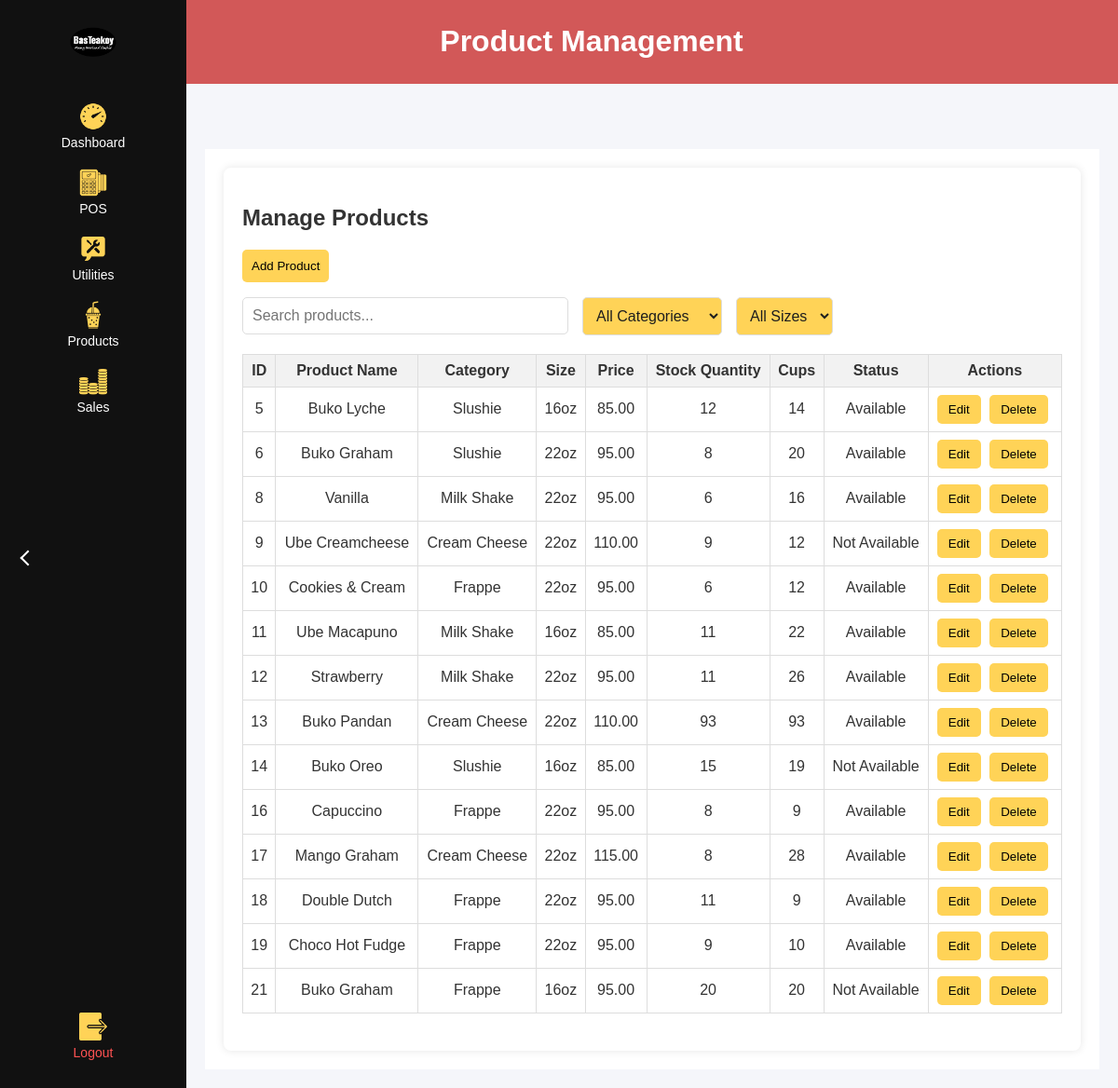
Screenshot of /bkinventory/products.php (signed in) with the database file from the repository.
### tables this page shows
CREATE TABLE `products` (
  `product_id` int(11) NOT NULL,
  `product_name` varchar(100) DEFAULT NULL,
  `product_category` varchar(50) DEFAULT NULL,
  `product_size` varchar(20) DEFAULT NULL,
  `product_selling_price` decimal(10,2) DEFAULT NULL,
  `invested_price` decimal(10,2) DEFAULT NULL,
  `product_stock_quantity` int(11) DEFAULT NULL,
  `product_cups` int(11) DEFAULT NULL,
  `product_status` enum('Available','Not Available') DEFAULT NULL,
  `product_edit_by` int(11) DEFAULT NULL,
  `product_last_edit_by` int(11) DEFAULT NULL,
  `product_last_edited` datetime DEFAULT current_timestamp(),
  `product_image` varchar(255) DEFAULT NULL
);

### bkinventory/products.php (the view, shortened to what this page needs)
<?php
$con = connection();
$query = "SELECT * FROM Products";
$products_result = mysqli_query($con, $query);
?>
<!DOCTYPE html>
<html lang="en">
<head>
    <link rel="stylesheet" href="css/products.css">
</head>
<body>
    <div class="dashboard-container">
    <div class="sidebar">
            <div class="logo">
                <img src="img/logo.png" alt="Logo">
            </div>
            <div class="toggle-arrow">
                <span class="arrow"></span>
            </div>
            <nav>
                <ul>
                    <li><a href="admin_dashboard.php"><img src="img/dashboard.png" alt="Dashboard"><span>Dashboard</span></a></li>
                    <li><a href="admin_pos.php"><img src="img/pos.png" alt="POS"><span>POS</span></a></li>
                    <li><a href="utilities.php"><img src="img/utilities.png" alt="Utilities"><span>Utilities</span></a></li>
                    <li><a href="products.php"><img src="img/products.png" alt="Products"><span>Products</span></a></li>
                    <li><a href="sales.php"><img src="img/sales.png" alt="Sales"><span>Sales</span></a></li>
                </ul>
            </nav>
            <div class="logout">
                <a href="logout.php" onclick="return confirm('Do you want to logout from this page?');">
                    <img src="img/logout.png" alt="Logout">
                    <span>Logout</span>
                </a>
            </div>
    </div>
    <div class="main-content">
            <header class="dashboard-header">
                <h1>Product Management</h1>
            </header>
            <section class="dashboard-content">
                <div class="product-management">
                    <h2>Manage Products</h2>
                    <button id="addProductBtn" class="btn-add">Add Product</button>
                    <div class="search-sort-container">
                        <input type="text" id="searchBar" placeholder="Search products...">
                        <select id="categorySort">
                            <option value="">All Categories</option>
                        </select>
                        <select id="sizeSort">
                            <option value="">All Sizes</option>
                        </select>
                    </div>
                    <table id="productTable">
                        <thead>
                            <tr>
                                <th>ID</th>
                                <th>Product Name</th>
                                <th>Category</th>
                                <th>Size</th>
                                <th>Price</th>
                                <th>Stock Quantity</th>
                                <th>Cups</th>
                                <th>Status</th>
                                <th>Actions</th>
                            </tr>
                        </thead>
                        <tbody>
                        <?php while ($row = $products_result->fetch_assoc()): ?>
                                <tr>
                                    <td><?php echo htmlspecialchars($row['product_id']); ?></td>
                                    <td><?php echo htmlspecialchars($row['product_name']); ?></td>
                                    <td><?php echo htmlspecialchars($row['product_category']); ?></td>
                                    <td><?php echo htmlspecialchars($row['product_size']); ?></td>
                                    <td><?php echo htmlspecialchars($row['product_selling_price']); ?></td>
                                    <td><?php echo htmlspecialchars($row['product_stock_quantity']); ?></td>
                                    <td><?php echo htmlspecialchars($row['product_cups']); ?></td>
                                    <td><?php echo htmlspecialchars($row['product_status']); ?></td>
                                    <td>
                                        <button class="edit-btn"
                                            data-id="<?php echo $row['product_id']; ?>"
                                            data-name="<?php echo htmlspecialchars($row['product_name']); ?>"
                                            data-category="<?php echo htmlspecialchars($row['product_category']); ?>"
                                            data-size="<?php echo htmlspecialchars($row['product_size']); ?>"
                                            data-price="<?php echo htmlspecialchars($row['product_selling_price']); ?>"
                                            data-invested_price="<?php echo htmlspecialchars($row['invested_price']); ?>"
                                            data-stock="<?php echo htmlspecialchars($row['product_stock_quantity']); ?>"
                                            data-cups="<?php echo htmlspecialchars($row['product_cups']); ?>"
                                            data-status="<?php echo htmlspecialchars($row['product_status']); ?>"
                                            data-image="<?php echo htmlspecialchars($row['product_image']); ?>">
                                            Edit
                                        </button>
                                        <button class="delete-btn" data-id="<?php echo $row['product_id']; ?>">Delete</button>
                                    </td>
                                </tr>
                            <?php endwhile; ?>
                        </tbody>
                    </table>
                </div>
            </section>
    </div>
</body>
</html>

### bkinventory/css/products.css (style rules this page uses)
body { font-family: 'Arial', sans-serif; margin: 0; background: #F5F6FA; color: #333; }
.dashboard-container { display: flex; width: 100%; }
.sidebar { position: fixed; top: 0; left: 0; width: 60px; height: 100%; background: #111; color: #fff; overflow: hidden; transition: width 0.3s ease-in-out; z-index: 999; }
.sidebar .logo { text-align: center; padding: 15px 0; display: flex; justify-content: center; align-items: center; height: 60px; }
.sidebar .logo img { width: 100%; max-width: 50px; object-fit: contain; }
.sidebar nav ul { list-style: none; padding: 0; margin: 20px 0; }
.sidebar nav ul li { margin-bottom: 20px; text-align: center; }
.sidebar nav ul li a { text-decoration: none; color: #fff; display: flex; align-items: center; justify-content: center; flex-direction: column; transition: background 0.3s ease-in-out, color 0.3s; }
.sidebar nav ul li a img { width: 30px; margin-bottom: 5px; }
.sidebar nav ul li a span { font-size: 14px; display: none; opacity: 0; transition: opacity 0.3s ease-in-out; }
.sidebar .logout { position: absolute; bottom: 20px; width: 100%; text-align: center; }
.sidebar .logout a { text-decoration: none; color: #ff5252; display: flex; align-items: center; justify-content: center; flex-direction: column; padding: 10px; transition: background 0.3s ease-in-out, color 0.3s; }
.sidebar .logout a img { width: 30px; margin-bottom: 5px; }
.sidebar .logout a span { font-size: 14px; display: none; opacity: 0; transition: opacity 0.3s ease-in-out; }
.main-content { flex: 1; padding: 20px; margin-left: 60px; transition: margin-left 0.3s ease-in-out; }
.dashboard-header { background-color: #D25858; color: white; padding: 5px; text-align: center; position: fixed; width: calc(100% - 60px); top: 0; left: 60px; z-index: 2; }
.sidebar .toggle-arrow { position: absolute; top: 50%; left: 0; width: 60px; height: 30px; background-color: #111; display: flex; justify-content: center; align-items: center; cursor: pointer; z-index: 10; transition: background 0.3s ease-in-out; }
.sidebar .toggle-arrow .arrow { width: 10px; height: 10px; border-left: 2px solid #fff; border-bottom: 2px solid #fff; transform: rotate(45deg); }
.main-content { margin-top: 70px; margin-left: 60px; }
.dashboard-content { background-color: #fff; padding: 20px; margin-top: 70px; }
.edit-btn, .delete-btn { background-color: #FFD357; border: none; padding: 8px 12px; cursor: pointer; margin-right: 5px; border-radius: 5px; }
.product-management { background-color: white; padding: 20px; border-radius: 8px; box-shadow: 0 0 10px rgba(0, 0, 0, 0.1); }
.product-management h2 { margin-bottom: 20px; }
#productTable { width: 100%; border-collapse: collapse; margin-bottom: 20px; }
#productTable th, #productTable td { border: 1px solid #ddd; padding: 8px; text-align: center; }
#productTable th { background-color: #f2f2f2; }
.btn-add { background-color: #FFD357; color: #000; padding: 10px; border: none; border-radius: 5px; cursor: pointer; margin-bottom: 16px; font: weight 500px; }
input, select { width: 100%; padding: 10px; border: 1px solid #ddd; border-radius: 5px; box-sizing: border-box; }
input[type="text"], input[type="number"], select { font-size: 16px; }
#searchBar { padding: 10px; border: 1px solid #ddd; border-radius: 5px; width: 350px; font-size: 16px; }
.search-sort-container { display: flex; justify-content: flex-start; align-items: center; gap: 15px; margin-bottom: 20px; }
#categorySort, #sizeSort { padding: 10px; border: 1px solid #ddd; border-radius: 5px; background-color: #FFD357; color: #1E1E1E; font-size: 16px; cursor: pointer; width: auto; max-width: 200px; box-sizing: border-box; transition: width 0.3s ease; }

### rows the page displays
products: product_id "5", product_name "Buko Lyche", product_category "Slushie", product_size "16oz", product_selling_price "85.00", product_stock_quantity "12", product_cups "14", product_status "Available"
products: product_id "6", product_name "Buko Graham", product_category "Slushie", product_size "22oz", product_selling_price "95.00", product_stock_quantity "8", product_cups "20", product_status "Available"
products: product_id "8", product_name "Vanilla", product_category "Milk Shake", product_size "22oz", product_selling_price "95.00", product_stock_quantity "6", product_cups "16", product_status "Available"
products: product_id "9", product_name "Ube Creamcheese", product_category "Cream Cheese", product_size "22oz", product_selling_price "110.00", product_stock_quantity "9", product_cups "12", product_status "Not Available"
products: product_id "10", product_name "Cookies & Cream", product_category "Frappe", product_size "22oz", product_selling_price "95.00", product_stock_quantity "6", product_cups "12", product_status "Available"
products: product_id "11", product_name "Ube Macapuno", product_category "Milk Shake", product_size "16oz", product_selling_price "85.00", product_stock_quantity "11", product_cups "22", product_status "Available"
products: product_id "12", product_name "Strawberry", product_category "Milk Shake", product_size "22oz", product_selling_price "95.00", product_stock_quantity "11", product_cups "26", product_status "Available"
products: product_id "13", product_name "Buko Pandan", product_category "Cream Cheese", product_size "22oz", product_selling_price "110.00", product_stock_quantity "93", product_cups "93", product_status "Available"
products: product_id "14", product_name "Buko Oreo", product_category "Slushie", product_size "16oz", product_selling_price "85.00", product_stock_quantity "15", product_cups "19", product_status "Not Available"
products: product_id "16", product_name "Capuccino", product_category "Frappe", product_size "22oz", product_selling_price "95.00", product_stock_quantity "8", product_cups "9", product_status "Available"
products: product_id "17", product_name "Mango Graham", product_category "Cream Cheese", product_size "22oz", product_selling_price "115.00", product_stock_quantity "8", product_cups "28", product_status "Available"
products: product_id "18", product_name "Double Dutch", product_category "Frappe", product_size "22oz", product_selling_price "95.00", product_stock_quantity "11", product_cups "9", product_status "Available"
products: product_id "19", product_name "Choco Hot Fudge", product_category "Frappe", product_size "22oz", product_selling_price "95.00", product_stock_quantity "9", product_cups "10", product_status "Available"
products: product_id "21", product_name "Buko Graham", product_category "Frappe", product_size "16oz", product_selling_price "95.00", product_stock_quantity "20", product_cups "20", product_status "Not Available"
